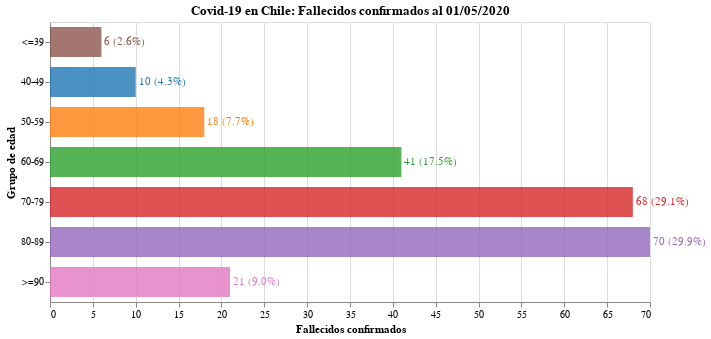

This figure's notebook cell:
### Code cell
#hide_input
bars = alt.Chart(deaths.reset_index()).mark_bar(opacity=0.8, size=30).encode(
    x = alt.X('Fallecidos confirmados'),
    y = alt.Y('Grupo de edad', sort=grupo_de_edad),
    tooltip = ['Grupo de edad', 'Fallecidos confirmados', 'Porcentaje'],
    color = alt.Color('Grupo de edad', scale=alt.Scale(scheme='category10'), legend=None),
    order = alt.Order('index:O')
)

text = bars.mark_text(
    align='left',
    baseline='middle',
    dx=3  # Nudges text to right so it doesn't appear on top of the bar
).encode(
    text=alt.Text('Texto')
)

bars.properties(
    title = f"Covid-19 en Chile: Fallecidos confirmados al {update_date.strftime('%d/%m/%Y')}",
    width = 600,
    height = alt.Step(40)
) + text

### Figure 1 — Vega-Lite specification as saved in the notebook (floating-point values rounded to 4 significant figures)
{"config": {"view": {"continuousWidth": 400, "continuousHeight": 300}}, "layer": [{"mark": {"type": "bar", "opacity": 0.8, "size": 30}, "encoding": {"color": {"type": "nominal", "field": "Grupo de edad", "legend": null, "scale": {"scheme": "category10"}}, "order": {"type": "ordinal", "field": "index"}, "tooltip": [{"type": "nominal", "field": "Grupo de edad"}, {"type": "quantitative", "field": "Fallecidos confirmados"}, {"type": "quantitative", "field": "Porcentaje"}], "x": {"type": "quantitative", "field": "Fallecidos confirmados"}, "y": {"type": "nominal", "field": "Grupo de edad", "sort": ["<=39", "40-49", "50-59", "60-69", "70-79", "80-89", ">=90"]}}, "height": {"step": 40}, "title": "Covid-19 en Chile: Fallecidos confirmados al 01/05/2020", "width": 600}, {"mark": {"type": "text", "align": "left", "baseline": "middle", "dx": 3}, "encoding": {"color": {"type": "nominal", "field": "Grupo de edad", "legend": null, "scale": {"scheme": "category10"}}, "order": {"type": "ordinal", "field": "index"}, "text": {"type": "nominal", "field": "Texto"}, "tooltip": [{"type": "nominal", "field": "Grupo de edad"}, {"type": "quantitative", "field": "Fallecidos confirmados"}, {"type": "quantitative", "field": "Porcentaje"}], "x": {"type": "quantitative", "field": "Fallecidos confirmados"}, "y": {"type": "nominal", "field": "Grupo de edad", "sort": ["<=39", "40-49", "50-59", "60-69", "70-79", "80-89", ">=90"]}}}], "data": {"name": "data-4c93d3fc3a0e44b27d0b37131dfdad82"}, "$schema": "https://vega.github.io/schema/vega-lite/v4.8.1.json", "datasets": {"data-4c93d3fc3a0e44b27d0b37131dfdad82": [{"index": 0, "Grupo de edad": "<=39", "Fallecidos confirmados": 6, "Porcentaje": 2.6, "Texto": "6 (2.6%)"}, {"index": 1, "Grupo de edad": "40-49", "Fallecidos confirmados": 10, "Porcentaje": 4.3, "Texto": "10 (4.3%)"}, {"index": 2, "Grupo de edad": "50-59", "Fallecidos confirmados": 18, "Porcentaje": 7.7, "Texto": "18 (7.7%)"}, {"index": 3, "Grupo de edad": "60-69", "Fallecidos confirmados": 41, "Porcentaje": 17.5, "Texto": "41 (17.5%)"}, {"index": 4, "Grupo de edad": "70-79", "Fallecidos confirmados": 68, "Porcentaje": 29.1, "Texto": "68 (29.1%)"}, {"index": 5, "Grupo de edad": "80-89", "Fallecidos confirmados": 70, "Porcentaje": 29.9, "Texto": "70 (29.9%)"}, {"index": 6, "Grupo de edad": ">=90", "Fallecidos confirmados": 21, "Porcentaje": 9.0, "Texto": "21 (9.0%)"}]}}
